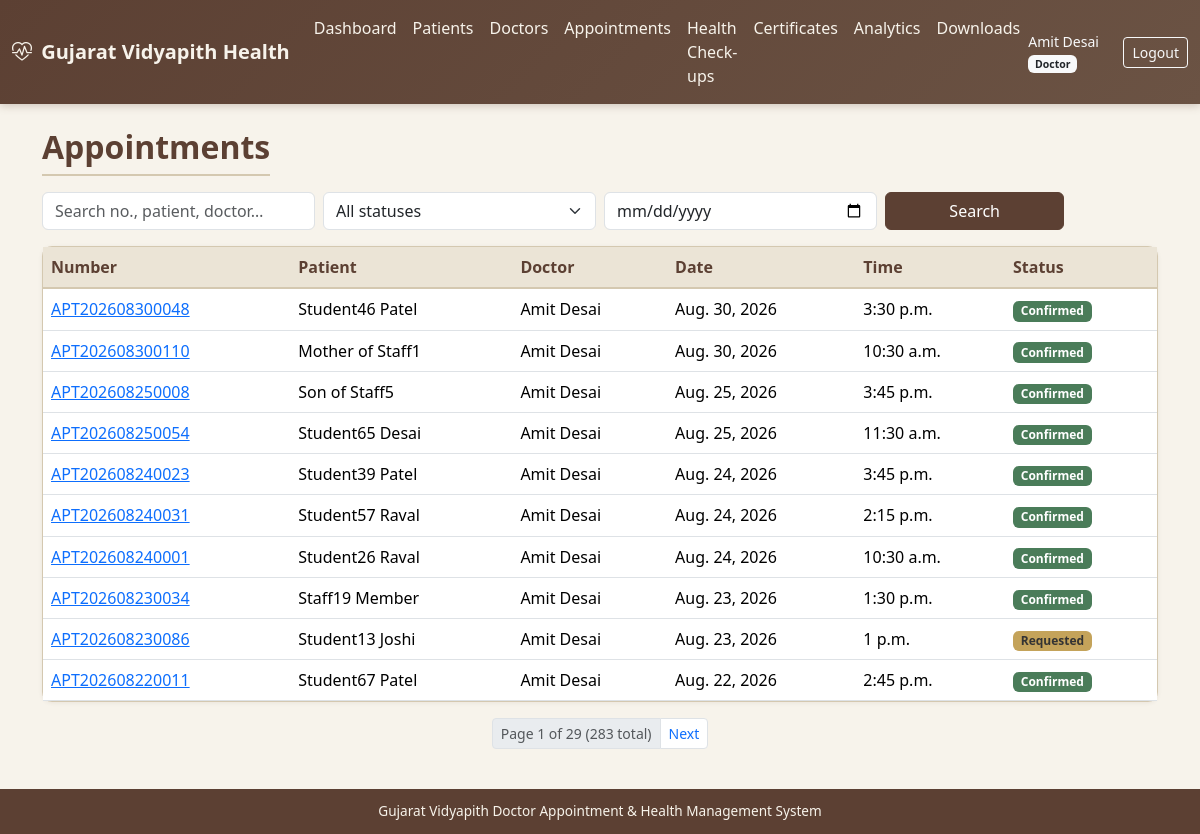
/appointments/ (signed in), run on the app's committed database.
### accounts/models.py (models this page shows, shortened)
class User(AbstractUser):
    role = models.ForeignKey(
        Role, on_delete=models.SET_NULL, null=True, blank=True, related_name='users'
    )
    mobile = models.CharField(max_length=15, blank=True)
    gender = models.CharField(
        max_length=10,
        choices=[('Male', 'Male'), ('Female', 'Female'), ('Other', 'Other')],
        blank=True,
    )
    profile_photo = models.ImageField(upload_to='profiles/', blank=True, null=True)
    is_active_user = models.BooleanField(default=True)
    created_at = models.DateTimeField(auto_now_add=True)
    updated_at = models.DateTimeField(auto_now=True)
    class Meta:
        ordering = ['username']
    @property
    def role_code(self):
        return self.role.code if self.role else None

class Role(models.Model):
    ADMIN = 'admin'
    DOCTOR = 'doctor'
    STUDENT = 'student'
    STAFF = 'staff'
    STAFF_FAMILY = 'staff_family'
    HOD = 'hod'
    SUPER_ADMIN = 'super_admin'
    ROLE_CHOICES = [
        (ADMIN, 'Administrator'),
        (DOCTOR, 'Doctor'),
        (STUDENT, 'Student'),
        (STAFF, 'Staff'),
        (STAFF_FAMILY, 'Staff Family Member'),
        (HOD, 'HOD'),
        (SUPER_ADMIN, 'Super Administrator'),
    ]
    code = models.CharField(max_length=20, choices=ROLE_CHOICES, unique=True)
    name = models.CharField(max_length=50)
    description = models.TextField(blank=True)
    is_active = models.BooleanField(default=True)
    created_at = models.DateTimeField(auto_now_add=True)
    class Meta:
        ordering = ['name']

### appointments/models.py (models this page shows, shortened)
class Appointment(models.Model):
    STATUS_REQUESTED = 'requested'
    STATUS_CONFIRMED = 'confirmed'
    STATUS_IN_CONSULTATION = 'in_consultation'
    STATUS_COMPLETED = 'completed'
    STATUS_CANCELLED = 'cancelled'
    STATUS_RESCHEDULED = 'rescheduled'
    STATUS_NO_SHOW = 'no_show'
    STATUS_CHOICES = [
        (STATUS_REQUESTED, 'Requested'),
        (STATUS_CONFIRMED, 'Confirmed'),
        (STATUS_IN_CONSULTATION, 'In Consultation'),
        (STATUS_COMPLETED, 'Completed'),
        (STATUS_CANCELLED, 'Cancelled'),
        (STATUS_RESCHEDULED, 'Rescheduled'),
        (STATUS_NO_SHOW, 'No-show'),
    ]
    appointment_number = models.CharField(max_length=30, unique=True, db_index=True)
    patient = models.ForeignKey(Patient, on_delete=models.CASCADE, related_name='appointments')
    doctor = models.ForeignKey(Doctor, on_delete=models.CASCADE, related_name='appointments')
    appointment_date = models.DateField(db_index=True)
    appointment_time = models.TimeField()
    status = models.CharField(max_length=20, choices=STATUS_CHOICES, default=STATUS_REQUESTED, db_index=True)
    reason = models.CharField(max_length=300, blank=True)
    notes = models.TextField(blank=True)
    cancelled_reason = models.CharField(max_length=300, blank=True)
    created_by = models.ForeignKey(
        settings.AUTH_USER_MODEL, on_delete=models.SET_NULL, null=True, blank=True, related_name='appointments_created'
    )
    created_at = models.DateTimeField(auto_now_add=True)
    updated_at = models.DateTimeField(auto_now=True)
    class Meta:
        ordering = ['-appointment_date', '-appointment_time']
        indexes = [
            models.Index(fields=['doctor', 'appointment_date', 'appointment_time']),
            models.Index(fields=['patient', 'appointment_date']),
        ]
        constraints = [
            models.UniqueConstraint(
                fields=['doctor', 'appointment_date', 'appointment_time'],
                condition=models.Q(status__in=['requested', 'confirmed', 'in_consultation']),
                name='unique_active_doctor_slot',
            )
        ]

### patients/models.py (models this page shows, shortened)
class Patient(models.Model):
    CATEGORY_STUDENT = 'student'
    CATEGORY_STAFF = 'staff'
    CATEGORY_STAFF_FAMILY = 'staff_family'
    CATEGORY_CHOICES = [
        (CATEGORY_STUDENT, 'Student'),
        (CATEGORY_STAFF, 'University Staff'),
        (CATEGORY_STAFF_FAMILY, 'Staff Family Member'),
    ]
    patient_id = models.CharField(max_length=30, unique=True, db_index=True)
    user = models.OneToOneField(
        settings.AUTH_USER_MODEL,
        on_delete=models.SET_NULL,
        null=True,
        blank=True,
        related_name='patient_profile',
    )
    category = models.CharField(max_length=20, choices=CATEGORY_CHOICES, db_index=True)
    name = models.CharField(max_length=150, db_index=True)
    gender = models.CharField(
        max_length=10,
        choices=[('Male', 'Male'), ('Female', 'Female'), ('Other', 'Other')],
        blank=True,
    )
    date_of_birth = models.DateField(null=True, blank=True)
    email = models.EmailField(blank=True, db_index=True)
    mobile = models.CharField(max_length=15, blank=True, db_index=True)
    address = models.TextField(blank=True)
    blood_group = models.CharField(max_length=5, blank=True)
    emergency_contact = models.CharField(max_length=15, blank=True)
    status = models.CharField(
        max_length=20,
        choices=[('Active', 'Active'), ('Inactive', 'Inactive')],
        default='Active',
    )
    created_at = models.DateTimeField(auto_now_add=True)
    updated_at = models.DateTimeField(auto_now=True)
    created_by = models.ForeignKey(
        settings.AUTH_USER_MODEL,
        on_delete=models.SET_NULL,
        null=True,
        blank=True,
        related_name='patients_created',
    )
    class Meta:
        ordering = ['name']
        indexes = [
            models.Index(fields=['name', 'mobile']),
            models.Index(fields=['category', 'status']),
        ]

### doctors/models.py (models this page shows, shortened)
class Doctor(models.Model):
    doctor_id = models.CharField(max_length=30, unique=True)
    user = models.OneToOneField(
        settings.AUTH_USER_MODEL,
        on_delete=models.SET_NULL,
        null=True,
        blank=True,
        related_name='doctor_profile',
    )
    name = models.CharField(max_length=150)
    gender = models.CharField(
        max_length=10,
        choices=[('Male', 'Male'), ('Female', 'Female'), ('Other', 'Other')],
        blank=True,
    )
    qualification = models.CharField(max_length=200, blank=True)
    medical_system = models.ForeignKey(
        MedicalSystem, on_delete=models.SET_NULL, null=True, blank=True, related_name='doctors'
    )
    specialization = models.ForeignKey(
        Specialization, on_delete=models.SET_NULL, null=True, related_name='doctors'
    )
    department = models.ForeignKey(
        Department, on_delete=models.SET_NULL, null=True, blank=True, related_name='doctors'
    )
    registration_number = models.CharField(max_length=50, blank=True)
    email = models.EmailField(blank=True)
    mobile = models.CharField(max_length=15, blank=True)
    experience_years = models.PositiveSmallIntegerField(default=0)
    profile_photo = models.ImageField(upload_to='doctors/', blank=True, null=True)
    availability = models.CharField(
        max_length=20,
        choices=[('Available', 'Available'), ('Unavailable', 'Unavailable'), ('On Leave', 'On Leave')],
        default='Available',
    )
    status = models.CharField(
        max_length=20,
        choices=[('Active', 'Active'), ('Inactive', 'Inactive')],
        default='Active',
    )
    created_at = models.DateTimeField(auto_now_add=True)
    updated_at = models.DateTimeField(auto_now=True)
    class Meta:
        ordering = ['name']

### appointments/views.py (the view, shortened to what this page needs)
# urls.py: path('', views.index, name='index'),
@login_required
def index(request):
    status = request.GET.get('status', '')
    date_from = request.GET.get('from', '')
    q = request.GET.get('q', '').strip()
    qs = Appointment.objects.select_related(
        'patient', 'doctor', 'doctor__specialization'
    ).all()
    qs = patient_scoped_qs(request.user, qs)
    profile = get_doctor_profile(request.user)
    if profile is not None and not is_admin(request.user):
        qs = qs.filter(doctor=profile)
    if status:
        qs = qs.filter(status=status)
    if date_from:
        qs = qs.filter(appointment_date__gte=date_from)
    page = Paginator(qs.order_by('-appointment_date', '-appointment_time'), 10).get_page(request.GET.get('page'))
    from accounts.authorization import is_patient_role
    can_book = is_patient_role(request.user)
    return render(request, 'appointments/list.html', {
        'page_obj': page,
        'appointments': page,
        'status': status, 'statuses': Appointment.STATUS_CHOICES,
        'date_from': date_from, 'q': q, 'can_book': can_book,
    })

### accounts/authorization.py (called while the page is built)
def get_doctor_profile(user):
    if not user or not user.is_authenticated:
        return None
    try:
        return user.doctor_profile
    except ObjectDoesNotExist:
        return None
    except AttributeError:
        return None

def is_admin(user):
    if not user or not user.is_authenticated:
        return False
    if user.is_superuser:
        return True
    role = getattr(user, 'role', None)
    if role and role.code in (Role.ADMIN, Role.SUPER_ADMIN):
        return True
    return False

def is_doctor(user):
    if not user or not user.is_authenticated:
        return False
    if user.is_superuser or is_admin(user):
        return True
    role = getattr(user, 'role', None)
    if role and role.code == Role.DOCTOR:
        return True
    if get_doctor_profile(user) is not None:
        return True
    return False

def is_patient_role(user):
    if not user or not user.is_authenticated:
        return False
    role = getattr(user, 'role', None)
    if not role:
        return False
    return role.code in (Role.STUDENT, Role.STAFF, Role.STAFF_FAMILY)

def patient_scoped_qs(user, queryset, patient_field='patient'):
    if is_admin(user) or is_doctor(user):
        return queryset
    own = get_linked_patient(user)
    if own is None:
        return queryset.none()
    return queryset.filter(**{patient_field: own})

### templates/appointments/list.html (shortened to what this page needs)
{% extends "base.html" %}
{% block content %}
<div class="container">
  <div class="d-flex justify-content-between mb-3 align-items-center flex-wrap gap-2">
    <h2 class="page-title mb-0">Appointments</h2>
  </div>
  <form class="row g-2 mb-3" method="get">
    <div class="col-md-3"><input type="text" name="q" value="{{ q }}" class="form-control" placeholder="Search no., patient, doctor…"></div>
    <div class="col-md-3">
      <select name="status" class="form-select">
        <option value="">All statuses</option>
      </select>
    </div>
    <div class="col-md-3"><input type="date" name="from" value="{{ date_from }}" class="form-control" title="From date"></div>
    <div class="col-md-2"><button class="btn btn-gv w-100">Search</button></div>
  </form>
  <div class="card card-gv">
    <div class="table-responsive">
      <table class="table table-gv table-hover mb-0">
        <thead>
          <tr>
            <th>Number</th>
            <th>Patient</th>
            <th>Doctor</th>
            <th>Date</th>
            <th>Time</th>
            <th>Status</th>
          </tr>
        </thead>
        <tbody>
        {% for a in appointments %}
        <tr>
          <td><a href="{% url 'appointments:detail' a.pk %}">{{ a.appointment_number }}</a></td>
          <td>{{ a.patient.name }}</td>
          <td>{{ a.doctor.name }}</td>
          <td>{{ a.appointment_date }}</td>
          <td>{{ a.appointment_time }}</td>
          <td><span class="badge badge-status-{{ a.status }}">{{ a.get_status_display }}</span></td>
        </tr>
        {% empty %}
        <tr><td colspan="6" class="text-center text-muted">No appointments found</td></tr>
        {% endfor %}
        </tbody>
      </table>
    </div>
  </div>
  {% include "includes/pagination.html" %}
</div>
{% endblock %}

### templates/base.html (shortened to what this page needs)
{% load static %}
<!DOCTYPE html>
<html lang="en">
<head>
  <link href="https://cdn.jsdelivr.net/npm/bootstrap@5.3.3/dist/css/bootstrap.min.css" rel="stylesheet">
  <link href="https://cdn.jsdelivr.net/npm/bootstrap-icons@1.11.3/font/bootstrap-icons.min.css" rel="stylesheet">
  <link href="{% static 'css/gv-theme.css' %}" rel="stylesheet">
</head>
<body class="d-flex flex-column">
{% if user.is_authenticated %}
<nav class="navbar navbar-expand-lg navbar-gv">
  <div class="container-fluid">
    <a class="navbar-brand fw-semibold" href="{% url 'accounts:dashboard' %}">
      <i class="bi bi-heart-pulse me-1"></i> Gujarat Vidyapith Health
    </a>
    <div class="collapse navbar-collapse" id="navMain">
      <ul class="navbar-nav me-auto">
        <li class="nav-item"><a class="nav-link" href="{% url 'accounts:dashboard' %}">Dashboard</a></li>
        {% if user.is_superuser or user.role_code == 'admin' or user.role_code == 'super_admin' or user.role_code == 'doctor' %}
        <li class="nav-item"><a class="nav-link" href="{% url 'patients:index' %}">Patients</a></li>
        {% endif %}
        <li class="nav-item"><a class="nav-link" href="{% url 'doctors:index' %}">Doctors</a></li>
        <li class="nav-item"><a class="nav-link" href="{% url 'appointments:index' %}">Appointments</a></li>
        <li class="nav-item"><a class="nav-link" href="{% url 'health_records:index' %}">Health Check-ups</a></li>
        <li class="nav-item"><a class="nav-link" href="{% url 'certificates:index' %}">Certificates</a></li>
        <li class="nav-item"><a class="nav-link" href="{% url 'analytics:index' %}">Analytics</a></li>
        <li class="nav-item"><a class="nav-link" href="{% url 'analytics:downloads' %}">Downloads</a></li>
      </ul>
      <span class="navbar-text text-light me-3 small">
        {{ user.get_full_name|default:user.username }}
        {% if user.role %}<span class="badge bg-light text-dark">{{ user.role.name }}</span>{% endif %}
      </span>
      <a class="btn btn-sm btn-outline-light" href="{% url 'accounts:logout' %}">Logout</a>
    </div>
  </div>
</nav>
{% endif %}
<main class="container-fluid py-4 flex-grow-1">
  {% block content %}{% endblock %}
</main>
<footer class="footer-gv text-center">
  <div class="container">
    Gujarat Vidyapith Doctor Appointment &amp; Health Management System
  </div>
</footer>
</body>
</html>

### static/css/gv-theme.css (style rules this page uses)
:root { --gv-cream: #f7f3eb; --gv-cream-dark: #ebe4d6; --gv-brown: #5c4033; --gv-brown-light: #8b6914; --gv-earth: #6b5344; --gv-muted: #a0896e; --gv-accent: #3d5a40; --gv-text: #2c2416; --gv-border: #d4c8b0; --gv-card: #fffdf8; --gv-success: #4a7c59; --gv-warning: #c4a35a; --gv-danger: #a65d57; }
body { background-color: var(--gv-cream); color: var(--gv-text); font-family: 'Segoe UI', system-ui, -apple-system, sans-serif; min-height: 100vh; }
.navbar-gv { background: linear-gradient(135deg, var(--gv-brown) 0%, var(--gv-earth) 100%); box-shadow: 0 2px 8px rgba(92, 64, 51, 0.25); }
.navbar-gv .navbar-brand, .navbar-gv .nav-link { color: var(--gv-cream) !important; }
.card-gv { background: var(--gv-card); border: 1px solid var(--gv-border); border-radius: 10px; box-shadow: 0 1px 4px rgba(92, 64, 51, 0.08); }
.btn-gv { background: var(--gv-brown); border-color: var(--gv-brown); color: #fff; }
.badge-status-confirmed { background: var(--gv-success); }
.badge-status-requested { background: var(--gv-warning); color: #333; }
.table-gv thead th { background: var(--gv-cream-dark); color: var(--gv-brown); border-bottom: 2px solid var(--gv-border); font-weight: 600; }
.page-title { color: var(--gv-brown); font-weight: 600; border-bottom: 2px solid var(--gv-border); padding-bottom: 0.5rem; margin-bottom: 1.25rem; }
.footer-gv { background: var(--gv-brown); color: var(--gv-cream); font-size: 0.85rem; padding: 0.75rem 0; margin-top: auto; }

### data on the page
User: get_full_name "Amit Desai", role.name "Doctor"
Appointment: appointment_number "APT202608300048", patient.name "Student46 Patel", doctor.name "Amit Desai", appointment_date "Aug. 30, 2026", appointment_time "3:30 p.m.", status "Confirmed"
Appointment: appointment_number "APT202608300110", patient.name "Mother of Staff1", doctor.name "Amit Desai", appointment_date "Aug. 30, 2026", appointment_time "10:30 a.m.", status "Confirmed"
Appointment: appointment_number "APT202608250008", patient.name "Son of Staff5", doctor.name "Amit Desai", appointment_date "Aug. 25, 2026", appointment_time "3:45 p.m.", status "Confirmed"
Appointment: appointment_number "APT202608250054", patient.name "Student65 Desai", doctor.name "Amit Desai", appointment_date "Aug. 25, 2026", appointment_time "11:30 a.m.", status "Confirmed"
Appointment: appointment_number "APT202608240023", patient.name "Student39 Patel", doctor.name "Amit Desai", appointment_date "Aug. 24, 2026", appointment_time "3:45 p.m.", status "Confirmed"
Appointment: appointment_number "APT202608240031", patient.name "Student57 Raval", doctor.name "Amit Desai", appointment_date "Aug. 24, 2026", appointment_time "2:15 p.m.", status "Confirmed"
Appointment: appointment_number "APT202608240001", patient.name "Student26 Raval", doctor.name "Amit Desai", appointment_date "Aug. 24, 2026", appointment_time "10:30 a.m.", status "Confirmed"
Appointment: appointment_number "APT202608230034", patient.name "Staff19 Member", doctor.name "Amit Desai", appointment_date "Aug. 23, 2026", appointment_time "1:30 p.m.", status "Confirmed"
Appointment: appointment_number "APT202608230086", patient.name "Student13 Joshi", doctor.name "Amit Desai", appointment_date "Aug. 23, 2026", appointment_time "1 p.m.", status "Requested"
Appointment: appointment_number "APT202608220011", patient.name "Student67 Patel", doctor.name "Amit Desai", appointment_date "Aug. 22, 2026", appointment_time "2:45 p.m.", status "Confirmed"

### other printed values
{{ page_obj.number }} "1"
{{ page_obj.paginator.num_pages }} "29"
{{ page_obj.paginator.count }} "283"
